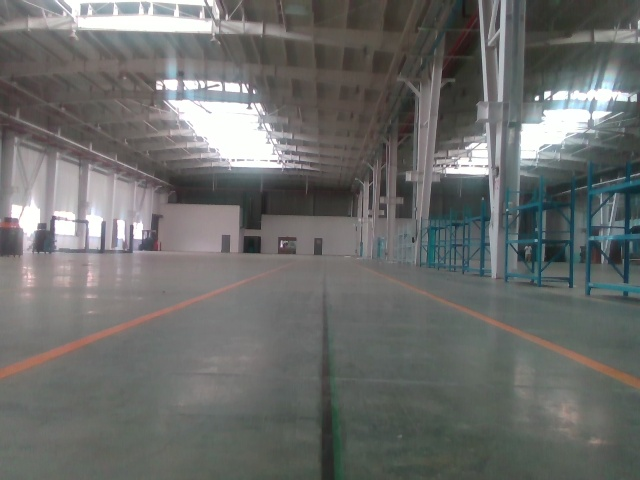
#> input picture src/perception/simple_lane_detection/imgs/100.jpg, 640 x 480 px, given in place of the camera
$ python video_detector.py
#> lines starting #> are read from the running program, lines starting #| are printed output that depends on the picture; after the words box and inside, x2 and y2 are one past the last pixel; in counts of white or black regions, pixels touching at a corner belong together
#> further down, img is the input picture: shape (480, 640, 3); mean B, G, R 107.3, 109.1, 107.8
### src/perception/simple_lane_detection/utils/image_utils.py
import cv2
import numpy as np
import sys
from math import sqrt

def do_canny(frame):
    # Converts frame to grayscale because we only need the luminance channel for detecting edges - less computationally expensive
    gray = cv2.cvtColor(frame, cv2.COLOR_BGR2GRAY)
    # Applies a 5x5 gaussian blur with deviation of 0 to frame - not mandatory since Canny will do this for us
    # blur = cv2.GaussianBlur(gray, (1, 1), 0)
    # Applies Canny edge detector with minVal of 50 and maxVal of 150
    canny = cv2.Canny(gray, 50, 100)
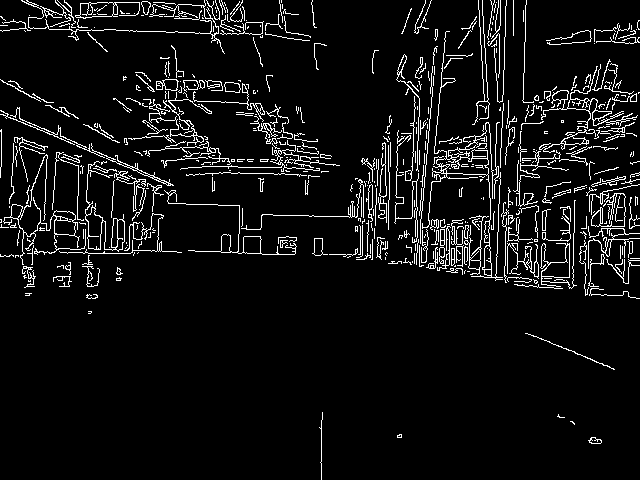
#> canny: shape (480, 640); 6.8% white in thin lines or dots
    return canny

def do_segment(frame):
    # Since an image is a multi-directional array containing the relative intensities of each pixel in the image, we can use frame.shape to return a tuple: [number of rows, number of columns, number of channels] of the dimensions of the frame
    # frame.shape[0] give us the number of rows of pixels the frame has. Since height begins from 0 at the top, the y-coordinate of the bottom of the frame is its height
    height = frame.shape[0]; width = frame.shape[1]
    # Creates a triangular polygon for the mask defined by three (x, y) coordinates
    polygons = np.array([
                            [(0, height), (0, height*0.3), (width, height*0.3), (width, height)]
                        ])
    # Creates an image filled with zero intensities with the same dimensions as the frame
    mask = np.zeros_like(frame).astype(np.uint8)
    mask[int(height*0.64):,:] = 255
    # Allows the mask to be filled with values of 1 and the other areas to be filled with values of 0
    # cv2.fillPoly(mask, polygons, 255)
    # A bitwise and operation between the mask and frame keeps only the triangular area of the frame
    segment = cv2.bitwise_and(frame, mask)
#> segment: shape (480, 640); 0.09% white in thin lines or dots, all inside (x1, y1, x2, y2) = (88, 311, 615, 480)
    return segment

# [92 lines left out: functions filter_hough, calculate_lines, calculate_coordinates, not called in this run]

### src/perception/simple_lane_detection/utils/filter_utils.py
import cv2
import numpy as np
from math import atan, pi

# [30 lines left out: function filter_track_hough, not called in this run]

def select_track_salient_points(img, canny):
    img_max = np.max(img, axis=-1)
    img_max = (img_max<=96).astype(np.uint8)
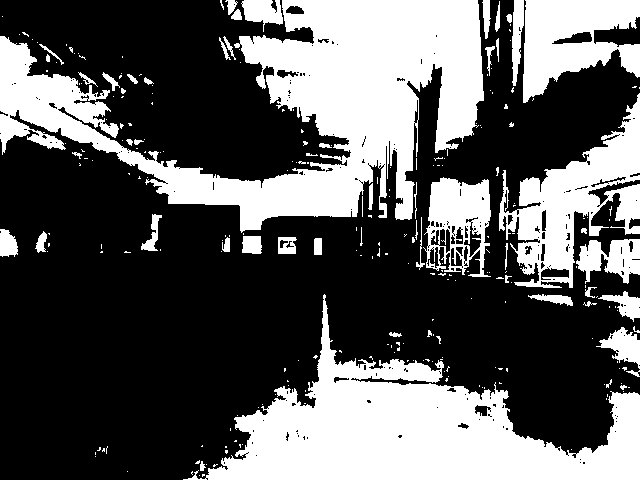
#> img_max: shape (480, 640); values 0 (black) and 1 (white), 35.9% white; 262 white regions (206 under 20 px), largest, box (x1, y1, x2, y2) and area: (0, 0, 484, 233) 45586, (183, 294, 640, 480) 33180, (499, 93, 640, 288) 10643
    img_mask = img_max.copy()
    for i in range(-10, 11):
        for j in range(-10, 11):
            affine_arr = np.float32([[1,0,i],[0,1,j]])
            res = cv2.warpAffine(img_max,affine_arr,(img_max.shape[1],img_max.shape[0]))
            img_mask = 1-((1-img_mask) * (1-res))
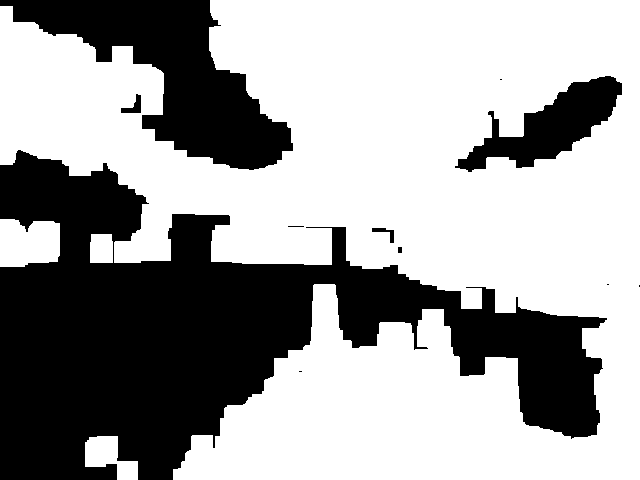
#> img_mask: shape (480, 640); values 0 (black) and 1 (white), 62.9% white; 11 black regions (5 under 20 px), largest, box (x1, y1, x2, y2) and area: (0, 150, 607, 480) 87142, (0, 0, 293, 170) 19906, (455, 76, 622, 172) 6429, (121, 94, 141, 113) 179, (372, 228, 394, 243) 116, (398, 247, 402, 253) 24

    return img_mask, canny*img_mask

def select_lane_salient_points(img, canny):
    img_max = ((np.max(img, axis=-1))>=150).astype(np.uint8)
#> img_max: shape (480, 640); values 0 (black) and 1 (white), 13.8% white; 158 white regions (123 under 20 px), largest, box (x1, y1, x2, y2) and area: (6, 146, 239, 303) 12716, (150, 56, 301, 173) 8930, (4, 0, 220, 41) 5860
    diff1 = img[:,:,2] - img[:,:,1]; diff2 = img[:,:,1] - img[:,:,0]
    diff1 = (diff1>=10).astype(np.uint8); diff2 = (diff2 >= 10).astype(np.uint8)
#> after `diff1 = (diff1 >= 10).astype(np.uint8)`:
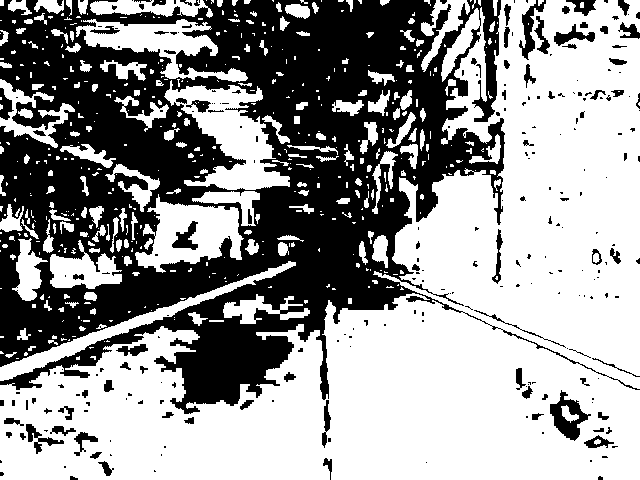
#> diff1: shape (480, 640); values 0 (black) and 1 (white), 59.5% white; 257 black regions (167 under 20 px), largest, box (x1, y1, x2, y2) and area: (0, 0, 640, 414) 115212, (550, 390, 591, 441) 885, (519, 0, 546, 60) 530
    diff = (diff1 * diff2 * img_max)
#> diff: shape (480, 640); values 0 (black) and 1 (white), 4.6% white; 330 white regions (261 under 20 px), largest, box (x1, y1, x2, y2) and area: (518, 68, 623, 180) 3028, (182, 209, 239, 255) 1290, (165, 85, 248, 106) 1003
    img_mask = diff.copy()
    for i in range(-10, 11):
        for j in range(-10, 11):
            affine_arr = np.float32([[1,0,i],[0,1,j]])
            res = cv2.warpAffine(diff,affine_arr,(diff.shape[1],diff.shape[0]))
            img_mask = 1-((1-img_mask) * (1-res))
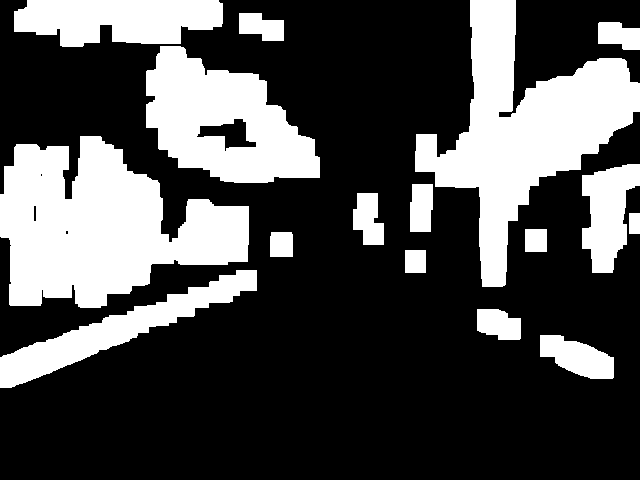
#> img_mask: shape (480, 640); values 0 (black) and 1 (white), 30.4% white; 16 white regions, largest, box (x1, y1, x2, y2) and area: (0, 136, 249, 308) 26518, (415, 0, 640, 287) 24292, (146, 46, 320, 183) 14495

    return img_mask, canny*img_mask

# [8 lines left out: function select_lane_line, not called in this run]

### src/perception/simple_lane_detection/utils/line_utils.py
import cv2
import numpy as np
from math import sqrt, atan, pi

# [26 lines left out: functions normalize_hough_directions, smooth_track, point_distance_line, not called in this run]

def point2point_distance(p1, p2):
    return sqrt((p1[0]-p2[0])*(p1[0]-p2[0]) + (p1[1]-p2[1])*(p1[1]-p2[1]))

# [4 lines left out: function min_num, not called in this run]

"""
def select_track_line(hough, x, y, flag, last_line, threshold = 80.0):
    new_hough = []
    for line in hough:
        x1, y1, x2, y2 = line.reshape(4)
        if x1< x-threshold and x1>x+threshold:
            continue
        new_hough.append([x1, y1, x2, y2])
    new_hough = np.array(new_hough)
    if len(new_hough) == 0:
        return (last_line.copy())[None,:]
    elif len(new_hough) <= 2:
        max_dist = 0.0; max_paras = []
        for line in new_hough:
            dist = min_num(point2point_distance(np.array([x,y]), line[:2]), \
                    point2point_distance(np.array([x,y]), line[2:]))
            if dist >= max_dist:
                max_paras = line.copy()
                max_dist = dist
        return max_paras[None,:]
    else:
        track = np.zeros((4))
        for line in new_hough:
            for kk in range(4):
                track[kk] += line[kk]
        track /= len(new_hough)
        return np.round(track[None,:]).astype(np.int32)
s"""

# [14 lines left out: function select_track_line, not called in this run]

def cross_product(p1, p2, p3):
    return (p2[0] - p1[0]) * (p3[1] - p1[1]) - (p3[0] - p1[0]) * (p2[1] - p1[1])

# [25 lines left out: functions is_intersected, select_lane_line, not called in this run]

def visualize_lines(frame, lines):
    # Creates an image filled with zero intensities with the same dimensions as the frame
    lines_visualize = frame
    # Checks if any lines are detected
    if lines is not None:
        for line in lines:
            x1, y1, x2, y2 = line.reshape(4)
            # Draws lines between two coordinates with green color and 5 thickness
            cv2.line(lines_visualize, (x1, y1), (x2, y2), (0, 255, 0), 5)
    return lines_visualize

### src/perception/simple_lane_detection/scripts/video_detector.py
import cv2
import numpy as np
import os, glob

from utils.image_utils import *
from utils.filter_utils import *
from utils.line_utils import *

video_file = ''
save_dir = ''

cap = cv2.VideoCapture(video_file)
fps = 15; size = (1280, 480)
videoWriter = cv2.VideoWriter(os.path.join(save_dir, os.path.basename(video_file)), \
                              cv2.VideoWriter_fourcc('M','P','E','G'), fps, size)

while True:
    _, img = cap.read()
    canny = do_canny(img)
    # cv2.imwrite(os.path.join(save_dir, name[:-4]+'_canny.jpg'), canny)
    seg = do_segment(canny)
    # cv2.imwrite(os.path.join(save_dir, name[:-4]+'_seg.jpg'), seg)
    track_mask, track_seg = select_track_salient_points(img.copy(), seg)
    lane_mask, lane_seg = select_lane_salient_points(img.copy(), seg)
#> lane_seg: shape (480, 640); 0.03% white in thin lines or dots, all inside (x1, y1, x2, y2) = (540, 338, 614, 370)
    # /*
    # cv2.imwrite(os.path.join(save_dir, name[:-4]+'_track_seg.jpg'), track_seg)
    # cv2.imwrite(os.path.join(save_dir, name[:-4]+'_track_mask.jpg'), track_mask)
    # cv2.imwrite(os.path.join(save_dir, name[:-4]+'_lane_seg.jpg'), lane_seg)
    # cv2.imwrite(os.path.join(save_dir, name[:-4]+'_lane_mask.jpg'), lane_mask)*/
    track_hough = cv2.HoughLinesP(track_seg, 2, np.pi / 180, 40, np.array([]), minLineLength = 30, maxLineGap = 50)
#> track_hough = [[321, 479, 321, 420]]
    track_hough_visualize = visualize_lines(img.copy(), track_hough)
#> the loop in visualize_lines, `for line in lines:` made 1 pass
#> after the loop in visualize_lines, `for line in lines:`:
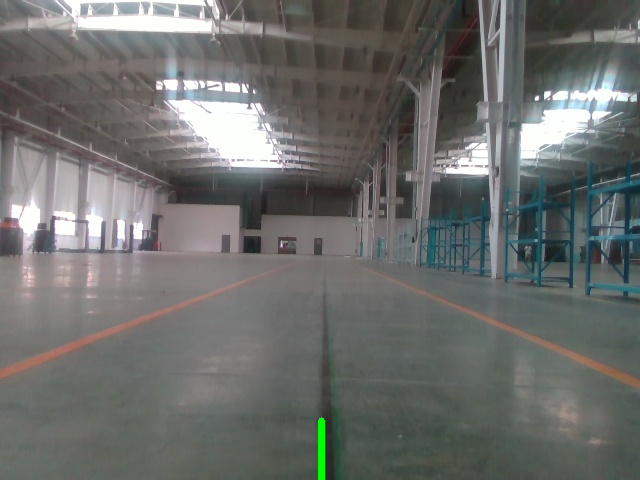
#> lines_visualize: shape (480, 640, 3); 0.14% of pixels changed, all inside (x1, y1, x2, y2) = (318, 417, 325, 480)
    lane_hough = cv2.HoughLinesP(lane_seg, 2, np.pi / 180, 75, np.array([]), minLineLength = 60, maxLineGap = 50)
#> lane_hough = [[546, 340, 613, 368]]
    lane_hough_visualize = visualize_lines(img.copy(), lane_hough)
#> the loop in visualize_lines (call 2), `for line in lines:` made 1 pass
#> after the loop in visualize_lines (call 2), `for line in lines:`:
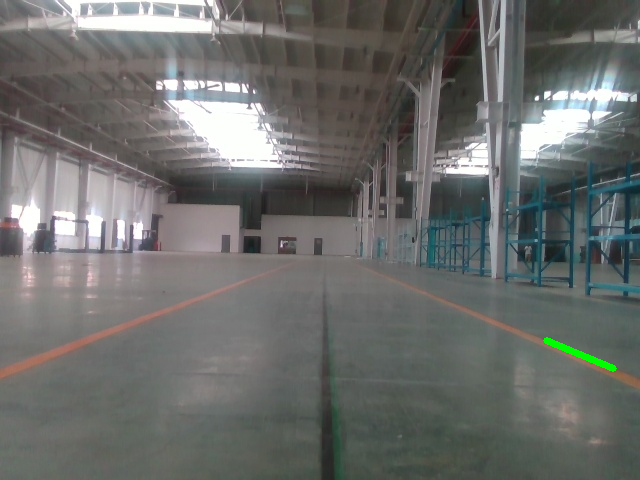
#> lines_visualize: shape (480, 640, 3); 0.17% of pixels changed, all inside (x1, y1, x2, y2) = (543, 337, 617, 372)
    # cv2.imwrite(os.path.join(save_dir, name[:-4]+'_track_hough.jpg'), track_hough_visualize)
    # cv2.imwrite(os.path.join(save_dir, name[:-4]+'_lane_hough.jpg'), lane_hough_visualize)
#> (the run stopped early here; a loop or call above may not have finished)

$ run again, on src/perception/simple_lane_detection/imgs/20230815_063307_10.jpg
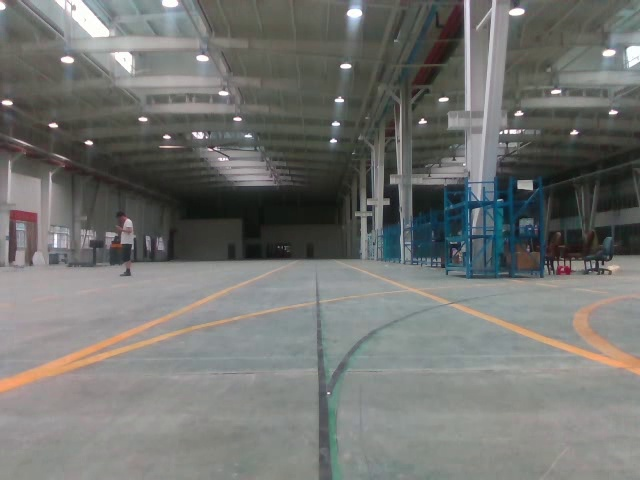
#> input picture src/perception/simple_lane_detection/imgs/20230815_063307_10.jpg, 640 x 480 px, given in place of the camera
#> img is the input picture: shape (480, 640, 3); mean B, G, R 113, 115.7, 114.5
#> in do_canny, `canny = cv2.Canny(gray, 50, 100)`:
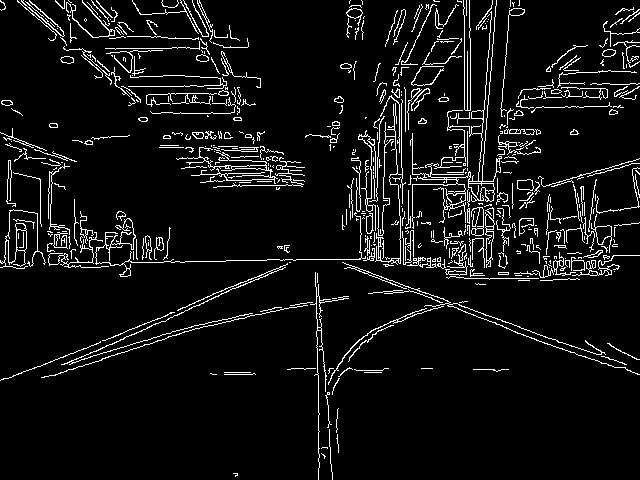
#> canny: shape (480, 640); 6.8% white in thin lines or dots
#> segment: shape (480, 640); 0.76% white in thin lines or dots, all inside (x1, y1, x2, y2) = (0, 307, 640, 480)
#> track_seg: shape (480, 640); 0.16% white in thin lines or dots, all inside (x1, y1, x2, y2) = (308, 340, 354, 480)
#> diff: shape (480, 640); values 0 (black) and 1 (white), 7.3% white; 486 white regions (388 under 20 px), largest, box (x1, y1, x2, y2) and area: (0, 277, 293, 394) 3927, (450, 300, 640, 376) 2854, (208, 267, 316, 319) 2127
#> lane_seg: shape (480, 640); 0.65% white in thin lines or dots, all inside (x1, y1, x2, y2) = (0, 307, 640, 449)
#> track_hough = [[321, 340, 330, 447], [317, 340, 319, 467], [328, 392, 332, 479], [333, 368, 337, 443]]
#> the loop in visualize_lines, `for line in lines:` made 4 passes
#> lane_hough = [[7, 378, 185, 307], [49, 362, 284, 308], [458, 309, 578, 355], [52, 375, 232, 317], [521, 328, 625, 364], [71, 363, 195, 325], [291, 368, 431, 368], [319, 308, 327, 403], [318, 373, 381, 372], [61, 364, 181, 313], [196, 325, 281, 307]]
#> the loop in visualize_lines (call 2), `for line in lines:` made 11 passes
#> after the loop in visualize_lines (call 2), `for line in lines:`:
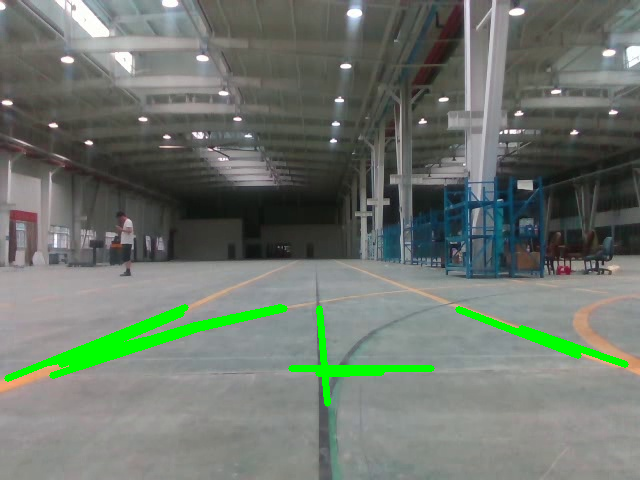
#> lines_visualize: shape (480, 640, 3); 2.67% of pixels changed, all inside (x1, y1, x2, y2) = (4, 304, 629, 407)

$ run again, on src/perception/simple_lane_detection/imgs/20230815_063307_400.jpg
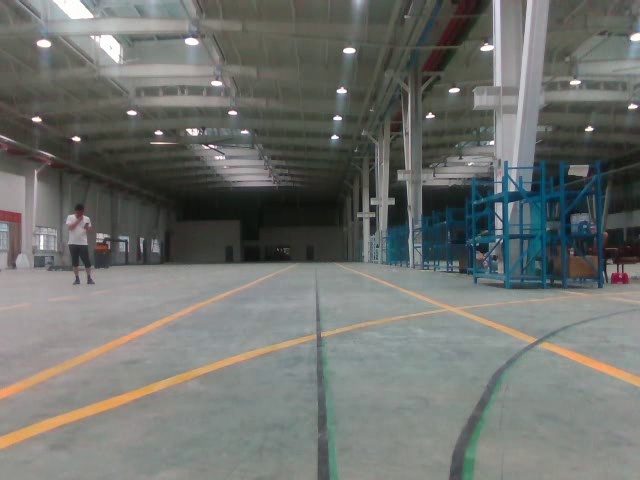
#> input picture src/perception/simple_lane_detection/imgs/20230815_063307_400.jpg, 640 x 480 px, given in place of the camera
#> img is the input picture: shape (480, 640, 3); mean B, G, R 109.9, 113.3, 110.7
#> in do_canny, `canny = cv2.Canny(gray, 50, 100)`:
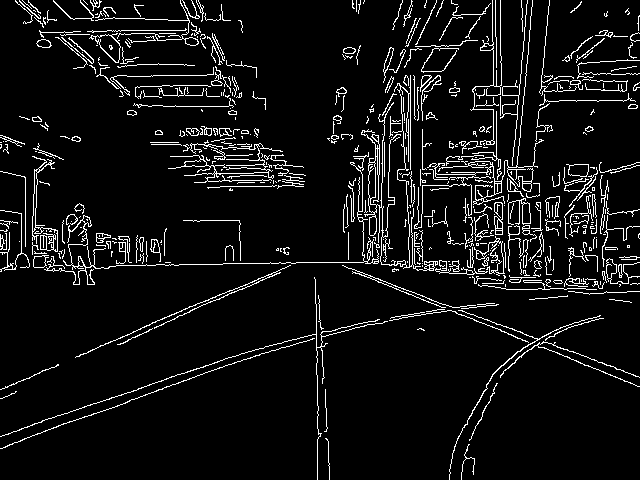
#> canny: shape (480, 640); 7% white in thin lines or dots
#> segment: shape (480, 640); 0.87% white in thin lines or dots, all inside (x1, y1, x2, y2) = (0, 307, 640, 480)
#> track_seg: shape (480, 640); 0.19% white in thin lines or dots, all inside (x1, y1, x2, y2) = (307, 327, 495, 480)
#> diff: shape (480, 640); values 0 (black) and 1 (white), 6.7% white; 450 white regions (361 under 20 px), largest, box (x1, y1, x2, y2) and area: (0, 335, 317, 452) 3649, (169, 284, 316, 353) 3550, (0, 288, 240, 401) 2447
#> lane_seg: shape (480, 640); 0.72% white in thin lines or dots, all inside (x1, y1, x2, y2) = (0, 307, 640, 465)
#> track_hough = [[317, 479, 317, 347], [320, 334, 329, 474], [456, 441, 483, 391], [466, 449, 493, 390], [452, 454, 485, 389], [322, 358, 326, 415]]
#> the loop in visualize_lines, `for line in lines:` made 6 passes
#> lane_hough = [[0, 448, 316, 333], [0, 436, 248, 351], [442, 307, 639, 386], [452, 307, 613, 366], [7, 387, 188, 307], [269, 345, 445, 307], [118, 344, 198, 307], [321, 332, 459, 307], [256, 355, 409, 314], [319, 307, 324, 377], [499, 367, 568, 325]]
#> the loop in visualize_lines (call 2), `for line in lines:` made 11 passes
#> after the loop in visualize_lines (call 2), `for line in lines:`:
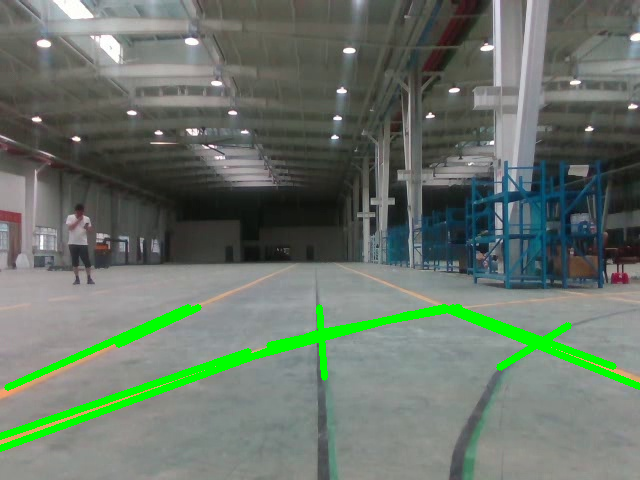
#> lines_visualize: shape (480, 640, 3); 3.57% of pixels changed, all inside (x1, y1, x2, y2) = (0, 304, 640, 452)

$ run again, on src/perception/simple_lane_detection/imgs/20230815_063502_500.jpg
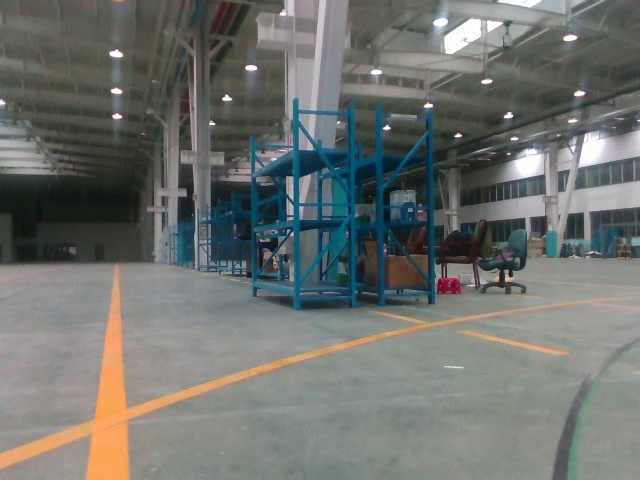
#> input picture src/perception/simple_lane_detection/imgs/20230815_063502_500.jpg, 640 x 480 px, given in place of the camera
#> img is the input picture: shape (480, 640, 3); mean B, G, R 109.9, 113.4, 110.5
#> canny: shape (480, 640); 7.7% white in thin lines or dots
#> segment: shape (480, 640); 0.7% white in thin lines or dots, all inside (x1, y1, x2, y2) = (0, 307, 640, 480)
#> track_seg: shape (480, 640); 0.11% white in thin lines or dots, all inside (x1, y1, x2, y2) = (287, 307, 582, 480)
#> diff: shape (480, 640); values 0 (black) and 1 (white), 6.4% white; 476 white regions (402 under 20 px), largest, box (x1, y1, x2, y2) and area: (0, 266, 632, 480) 12101, (459, 329, 572, 357) 815, (504, 0, 571, 20) 577
#> lane_seg: shape (480, 640); 0.6% white in thin lines or dots, all inside (x1, y1, x2, y2) = (0, 307, 636, 480)
#> track_hough = [[290, 308, 421, 308], [553, 467, 561, 434], [569, 452, 581, 405], [292, 309, 376, 310], [552, 473, 569, 409]]
#> the loop in visualize_lines, `for line in lines:` made 5 passes
#> lane_hough = [[70, 427, 283, 358], [89, 433, 233, 381], [249, 376, 444, 320], [367, 311, 555, 354], [372, 310, 504, 338], [372, 335, 491, 312], [125, 390, 129, 470], [410, 330, 530, 307], [86, 477, 109, 310], [120, 307, 129, 479], [257, 374, 355, 339], [367, 307, 568, 354]]
#> the loop in visualize_lines (call 2), `for line in lines:` made 12 passes
#> after the loop in visualize_lines (call 2), `for line in lines:`:
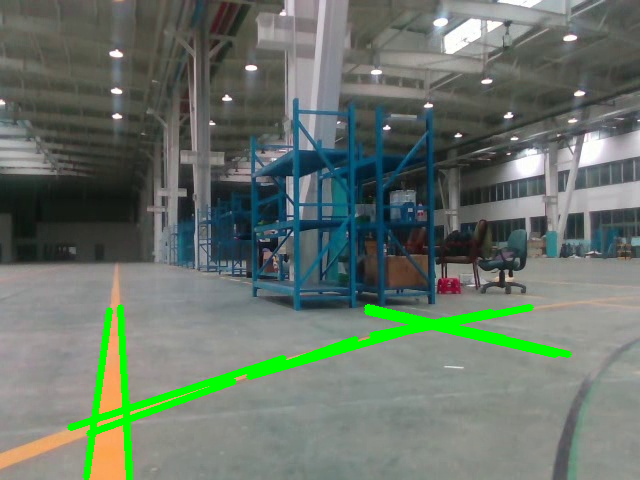
#> lines_visualize: shape (480, 640, 3); 3.14% of pixels changed, all inside (x1, y1, x2, y2) = (67, 304, 572, 480)
